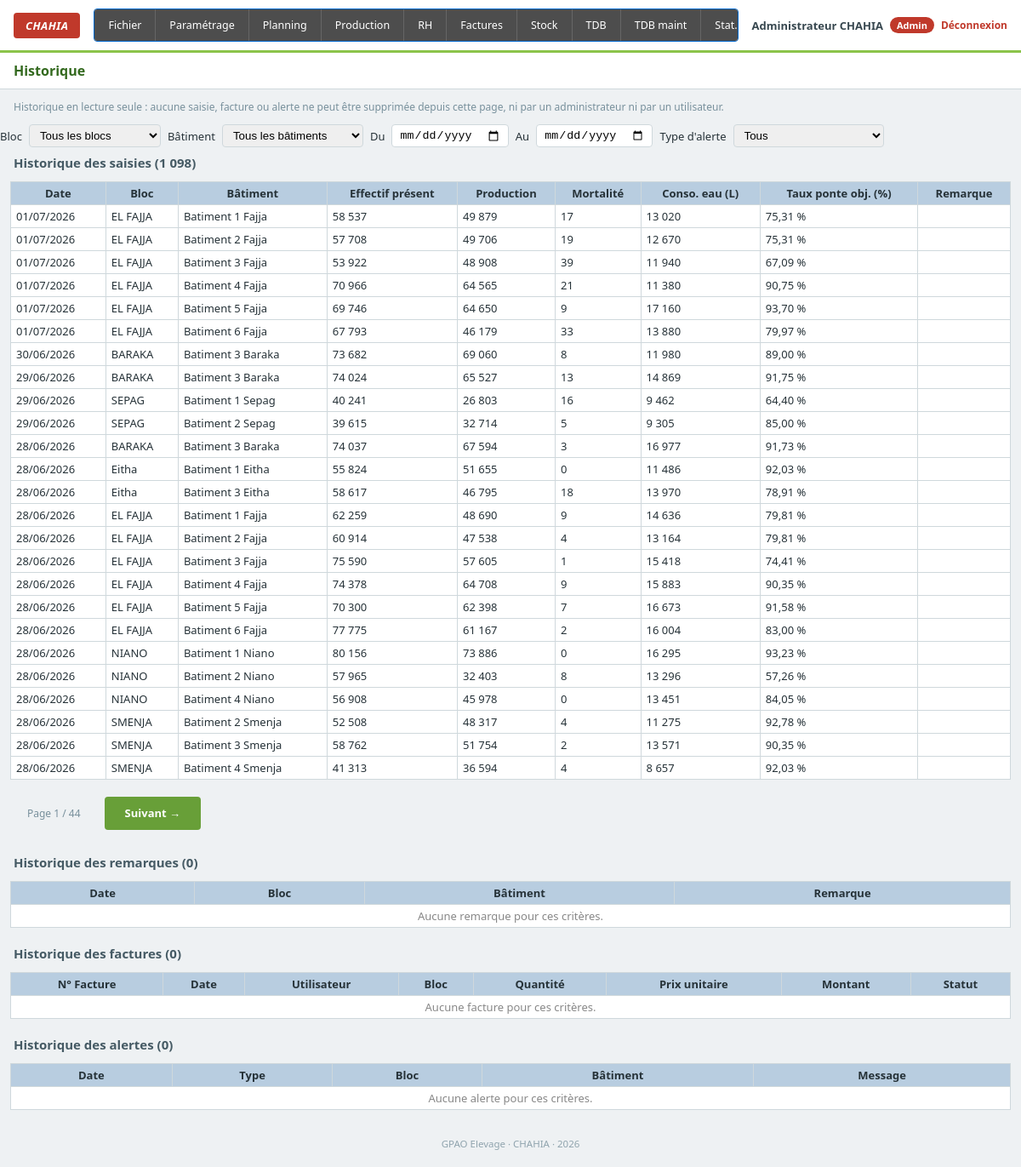
The app's page /historique.php (signed in) with its own data.
### tables this page shows
CREATE TABLE saisies (
    id                        INT AUTO_INCREMENT PRIMARY KEY,
    batiment_id               INT NOT NULL,
    date_saisie                DATE NOT NULL,
    effectif_present           INT DEFAULT 0,
    taux_ponte_objectif        DECIMAL(6,2) DEFAULT 0,
    production_totale          INT DEFAULT 0,
    consommation_eau           DECIMAL(10,2) DEFAULT 0,
    consommation_aliment       DECIMAL(10,2) DEFAULT 0,
    consommation_electricite   DECIMAL(10,2) DEFAULT 0,
    mortalite                  INT DEFAULT 0,
    reforme_tri                 INT DEFAULT 0,
    pc_pct                     DECIMAL(6,2) DEFAULT 0,
    sale_pct                   DECIMAL(6,2) DEFAULT 0,
    casse_vendue_pct           DECIMAL(6,2) DEFAULT 0,
    casse_non_vendue_pct       DECIMAL(6,2) DEFAULT 0,
    temp_min                   DECIMAL(5,2) NULL,
    temp_max                   DECIMAL(5,2) NULL,
    humidite                   DECIMAL(5,2) NULL,
    nombre_ouvriers            INT DEFAULT 0,
    poids_moyen_oeuf           DECIMAL(6,2) NULL,
    consommation_alveole       INT DEFAULT 0,
    remarque                   VARCHAR(255) NULL,
    UNIQUE KEY uk_batiment_date (batiment_id, date_saisie),
    FOREIGN KEY (batiment_id) REFERENCES batiments(id) ON DELETE CASCADE
);

CREATE TABLE blocs (
    id                     INT AUTO_INCREMENT PRIMARY KEY,
    exercice               INT NOT NULL,
    speculation            VARCHAR(30) DEFAULT 'Pondeuse',
    nom                    VARCHAR(100) NOT NULL,
    lot_code               VARCHAR(30)  NOT NULL,
    superficie             INT DEFAULT 0,
    effectif_entree        INT DEFAULT 0,
    date_debut_nettoyage   DATE NULL,
    date_entree_effectif   DATE NULL,
    date_cloture           DATE NULL,
    etat                   VARCHAR(20) DEFAULT 'EN COURS',
    valide                 TINYINT(1) DEFAULT 0,
    UNIQUE KEY uk_lot_code (lot_code)
);

CREATE TABLE batiments (
    id               INT AUTO_INCREMENT PRIMARY KEY,
    nom              VARCHAR(100) NOT NULL,
    bloc_id          INT NOT NULL,
    age_semaines     INT DEFAULT 0,
    souche           VARCHAR(50)  DEFAULT 'LOHMANN',
    effectif_depart  INT DEFAULT 0,
    FOREIGN KEY (bloc_id) REFERENCES blocs(id) ON DELETE CASCADE
);

### includes/auth.php (called while the page is built, shortened)
<?php
function estConnecte(): bool
{
    return isset($_SESSION['user']);
}
function estAdmin(): bool
{
    return estConnecte() && $_SESSION['user']['role'] === 'admin';
}

### functions.php (called while the page is built, shortened)
<?php
function fmtNum($v): string
{
    return number_format((float)$v, 0, ',', ' ');
}
function fmtPct($v): string
{
    return number_format((float)$v, 2, ',', ' ') . ' %';
}

### historique.php (the view, shortened to what this page needs)
<?php
require_once 'config.php';
require_once 'includes/auth.php';
require_once 'functions.php';
$user = utilisateurConnecte();
$blocIdFiltre = estAdmin() && isset($_GET['bloc_id']) && $_GET['bloc_id'] !== '' ? (int)$_GET['bloc_id'] : null;
$blocEffectif = estAdmin() ? $blocIdFiltre : (int)$user['bloc_id'];
$dateDebut = $_GET['date_debut'] ?? '';
$dateFin   = $_GET['date_fin'] ?? '';
$nomBlocUtilisateur = '';
$batimentsListe = [];
if ($blocEffectif) {
    $stmtBat = $pdo->prepare("SELECT id, nom FROM batiments WHERE bloc_id = ? ORDER BY nom");
    $stmtBat->execute([$blocEffectif]);
    $batimentsListe = $stmtBat->fetchAll();
} elseif (estAdmin()) {
    $batimentsListe = $pdo->query("SELECT id, nom, bloc_id FROM batiments ORDER BY nom")->fetchAll();
}
$condS = [];
$paramsS = [];
$whereS = $condS ? ('WHERE ' . implode(' AND ', $condS)) : '';
$stmtCountS = $pdo->prepare("
    SELECT COUNT(*) FROM saisies s JOIN batiments b ON b.id = s.batiment_id JOIN blocs bl ON bl.id = b.bloc_id $whereS
");
$stmtCountS->execute($paramsS);
$totalSaisies = (int)$stmtCountS->fetchColumn();
$totalPagesS  = max(1, (int)ceil($totalSaisies / PAR_PAGE));
$pageS = max(1, min($totalPagesS, (int)($_GET['page_s'] ?? 1)));
$offsetS = ($pageS - 1) * PAR_PAGE;
$stmtS = $pdo->prepare("
    SELECT s.*, b.nom AS batiment_nom, bl.id AS bloc_id, bl.nom AS bloc_nom
    FROM saisies s
    JOIN batiments b ON b.id = s.batiment_id
    JOIN blocs bl ON bl.id = b.bloc_id
    $whereS
    ORDER BY s.date_saisie DESC, bl.nom, b.nom
    LIMIT " . PAR_PAGE . " OFFSET $offsetS
");
$stmtS->execute($paramsS);
$saisiesListe = $stmtS->fetchAll();
$remarquesListe = [];
$totalRemarques = 0;
if (estAdmin()) {
    $condR = ["s.remarque IS NOT NULL", "s.remarque <> ''"];
    $paramsR = [];
    $whereR = 'WHERE ' . implode(' AND ', $condR);
    $stmtCountR = $pdo->prepare("
        SELECT COUNT(*) FROM saisies s JOIN batiments b ON b.id = s.batiment_id JOIN blocs bl ON bl.id = b.bloc_id $whereR
    ");
    $stmtCountR->execute($paramsR);
    $totalRemarques = (int)$stmtCountR->fetchColumn();
    $totalPagesR = max(1, (int)ceil($totalRemarques / PAR_PAGE));
    $pageR = max(1, min($totalPagesR, (int)($_GET['page_r'] ?? 1)));
    $offsetR = ($pageR - 1) * PAR_PAGE;
    $stmtR = $pdo->prepare("
        SELECT s.date_saisie, s.remarque, b.nom AS batiment_nom, bl.nom AS bloc_nom
        FROM saisies s
        JOIN batiments b ON b.id = s.batiment_id
        JOIN blocs bl ON bl.id = b.bloc_id
        $whereR
        ORDER BY s.date_saisie DESC, bl.nom, b.nom
        LIMIT " . PAR_PAGE . " OFFSET $offsetR
    ");
    $stmtR->execute($paramsR);
    $remarquesListe = $stmtR->fetchAll();
}
$condF = [];
$paramsF = [];
$whereF = $condF ? ('WHERE ' . implode(' AND ', $condF)) : '';
$stmtCountF = $pdo->prepare("SELECT COUNT(*) FROM factures f $whereF");
$stmtCountF->execute($paramsF);
$totalFactures = (int)$stmtCountF->fetchColumn();
$totalPagesF   = max(1, (int)ceil($totalFactures / PAR_PAGE));
$pageF = max(1, min($totalPagesF, (int)($_GET['page_f'] ?? 1)));
$offsetF = ($pageF - 1) * PAR_PAGE;
$stmtF = $pdo->prepare("
    SELECT f.*, u.nom_complet, bl.nom AS bloc_nom
    FROM factures f
    JOIN utilisateurs u ON u.id = f.utilisateur_id
    JOIN blocs bl ON bl.id = f.bloc_id
    $whereF
    ORDER BY f.date_facture DESC, f.id DESC
    LIMIT " . PAR_PAGE . " OFFSET $offsetF
");
$stmtF->execute($paramsF);
$facturesListe = $stmtF->fetchAll();
$condA = [];
$paramsA = [];
$whereA = $condA ? ('WHERE ' . implode(' AND ', $condA)) : '';
$stmtCountA = $pdo->prepare("SELECT COUNT(*) FROM alertes a $whereA");
$stmtCountA->execute($paramsA);
$totalAlertes = (int)$stmtCountA->fetchColumn();
$totalPagesA  = max(1, (int)ceil($totalAlertes / PAR_PAGE));
$pageA = max(1, min($totalPagesA, (int)($_GET['page_a'] ?? 1)));
$offsetA = ($pageA - 1) * PAR_PAGE;
$stmtA = $pdo->prepare("
    SELECT a.*, bl.nom AS bloc_nom, b.nom AS batiment_nom
    FROM alertes a
    JOIN blocs bl ON bl.id = a.bloc_id
    LEFT JOIN batiments b ON b.id = a.batiment_id
    $whereA
    ORDER BY a.date_creation DESC
    LIMIT " . PAR_PAGE . " OFFSET $offsetA
");
$stmtA->execute($paramsA);
$alertesListe = $stmtA->fetchAll();
function urlHistorique(array $override): string
{
    $params = array_merge($_GET, $override);
    return 'historique.php?' . http_build_query($params);
}
require_once 'includes/header.php';
?>
<div class="page-header">
    <h1>Historique<?= estAdmin() ? '' : ' — ' . htmlspecialchars($nomBlocUtilisateur) ?></h1>
</div>
<p class="hint">Historique en lecture seule : aucune saisie, facture ou alerte ne peut être supprimée depuis cette page, ni par un administrateur ni par un utilisateur.</p>
<form method="get" class="date-filter">
    <?php if (estAdmin()): ?>
    <label>Bloc</label>
    <select name="bloc_id" onchange="this.form.submit()">
        <option value="">Tous les blocs</option>
    </select>
    <?php endif; ?>
    <label>Bâtiment</label>
    <select name="batiment_id" onchange="this.form.submit()" <?= $batimentsListe ? '' : 'disabled' ?>>
        <option value="">Tous les bâtiments</option>
    </select>
    <label>Du</label>
    <input type="date" name="date_debut" value="<?= htmlspecialchars($dateDebut) ?>" onchange="this.form.submit()">
    <label>Au</label>
    <input type="date" name="date_fin" value="<?= htmlspecialchars($dateFin) ?>" onchange="this.form.submit()">
    <label>Type d'alerte</label>
    <select name="type_alerte" onchange="this.form.submit()">
        <option value="">Tous</option>
    </select>
</form>
<h2 class="section-title">Historique des saisies (<?= fmtNum($totalSaisies) ?>)</h2>
<div class="table-wrapper">
<table class="tdb">
<thead>
<tr>
    <th>Date</th><th>Bloc</th><th>Bâtiment</th>
    <th>Effectif présent</th><th>Production</th><th>Mortalité</th>
    <th>Conso. eau (L)</th><th>Taux ponte obj. (%)</th><th>Remarque</th>
</tr>
</thead>
<tbody>
<?php foreach ($saisiesListe as $s): ?>
    <tr>
        <td><?= date('d/m/Y', strtotime($s['date_saisie'])) ?></td>
        <td><?= htmlspecialchars($s['bloc_nom']) ?></td>
        <td><?= htmlspecialchars($s['batiment_nom']) ?></td>
        <td class="num"><?= fmtNum($s['effectif_present']) ?></td>
        <td class="num"><?= fmtNum($s['production_totale']) ?></td>
        <td class="num"><?= fmtNum($s['mortalite']) ?></td>
        <td class="num"><?= fmtNum($s['consommation_eau']) ?></td>
        <td class="num"><?= fmtPct($s['taux_ponte_objectif']) ?></td>
        <td><?= htmlspecialchars($s['remarque'] ?? '') ?></td>
    </tr>
<?php endforeach; ?>
</tbody>
</table>
</div>
<?php if ($totalPagesS > 1): ?>
<div class="pagination">
    <span class="hint">Page <?= $pageS ?> / <?= $totalPagesS ?></span>
    <?php if ($pageS < $totalPagesS): ?><a class="btn-saisie" href="<?= urlHistorique(['page_s' => $pageS + 1]) ?>">Suivant →</a><?php endif; ?>
</div>
<?php endif; ?>
<?php if (estAdmin()): ?>
<h2 class="section-title">Historique des remarques (<?= fmtNum($totalRemarques) ?>)</h2>
<div class="table-wrapper">
<table class="tdb">
<thead>
<tr>
    <th>Date</th><th>Bloc</th><th>Bâtiment</th><th>Remarque</th>
</tr>
</thead>
<tbody>
<?php if (!$remarquesListe): ?>
    <tr><td colspan="4" style="text-align:center;color:#888;">Aucune remarque pour ces critères.</td></tr>
<?php endif; ?>
</tbody>
</table>
</div>
<?php endif; ?>
<h2 class="section-title">Historique des factures (<?= fmtNum($totalFactures) ?>)</h2>
<div class="table-wrapper">
<table class="tdb">
<thead>
<tr>
    <th>N° Facture</th><th>Date</th>
    <?php if (estAdmin()): ?><th>Utilisateur</th><?php endif; ?>
    <th>Bloc</th><th>Quantité</th><th>Prix unitaire</th><th>Montant</th><th>Statut</th>
</tr>
</thead>
<tbody>
<?php if (!$facturesListe): ?>
    <tr><td colspan="<?= estAdmin() ? 8 : 7 ?>" style="text-align:center;color:#888;">Aucune facture pour ces critères.</td></tr>
<?php endif; ?>
</tbody>
</table>
</div>
<h2 class="section-title" id="alertes">Historique des alertes (<?= fmtNum($totalAlertes) ?>)</h2>
<div class="table-wrapper">
<table class="tdb">
<thead>
<tr>
    <th>Date</th><th>Type</th><th>Bloc</th><th>Bâtiment</th><th>Message</th>
</tr>
</thead>
<tbody>
<?php if (!$alertesListe): ?>
    <tr><td colspan="5" style="text-align:center;color:#888;">Aucune alerte pour ces critères.</td></tr>
<?php endif; ?>
</tbody>
</table>
</div>
<?php require_once 'includes/footer.php'; ?>

### assets/style.css (style rules this page uses)
:root { --vert: #8bc34a; --vert-fonce: #689f38; --bleu-entete: #b8cde0; --bleu-sous-entete: #d6e4ef; --bleu-total-centre: #a9c9e0; --bleu-total-societe: #7fa9cc; --rouge: #c62828; --vert-positif: #2e7d32; --gris-bord: #cfd8dc; --gris-ligne-alt: #f7f9fa; }
* { box-sizing: border-box; }
body { font-family: 'Segoe UI', Tahoma, Arial, sans-serif; margin: 0; background: #eef1f3; color: #263238; font-size: 13px; }
.page-header { display: flex; align-items: center; justify-content: space-between; flex-wrap: wrap; gap: 10px; background: #fff; padding: 10px 16px; border-bottom: 1px solid var(--gris-bord); }
.page-header h1 { font-size: 16px; margin: 0; color: #33691e; }
.date-filter { display: flex; align-items: center; gap: 8px; flex-wrap: wrap; }
.date-filter select, .date-filter input { padding: 4px 8px; border: 1px solid var(--gris-bord); border-radius: 4px; }
.btn-saisie { background: var(--vert-fonce); color: #fff; text-decoration: none; padding: 10px 24px; border-radius: 4px; font-weight: 700; white-space: nowrap; display: inline-block; border: none; cursor: pointer; font-size: 13px; text-align: center; line-height: 1.4; }
.table-wrapper { overflow-x: auto; padding: 12px; }
table.tdb { border-collapse: collapse; width: 100%; min-width: 900px; background: #fff; }
table.tdb th, table.tdb td { border: 1px solid var(--gris-bord); padding: 4px 6px; text-align: left; white-space: nowrap; }
table.tdb thead tr th { background: var(--bleu-entete); text-align: center; font-weight: 700; }
td.num, th.num { text-align: right; font-variant-numeric: tabular-nums; }
.section-title { padding: 0 16px; margin: 8px 0 0; color: #455a64; font-size: 15px; }
.hint { padding: 0 16px; color: #78909c; font-size: 12px; }
.pagination { display: flex; align-items: center; gap: 12px; padding: 8px 16px 20px; }

### records on screen
saisies: date_saisie "01/07/2026", blocs.nom "EL FAJJA", batiment.nom "Batiment 1 Fajja", effectif_present "58 537", production_totale "49 879", mortalite "17", consommation_eau "13 020", taux_ponte_objectif "75,31 %"
saisies: date_saisie "01/07/2026", blocs.nom "EL FAJJA", batiment.nom "Batiment 2 Fajja", effectif_present "57 708", production_totale "49 706", mortalite "19", consommation_eau "12 670", taux_ponte_objectif "75,31 %"
saisies: date_saisie "01/07/2026", blocs.nom "EL FAJJA", batiment.nom "Batiment 3 Fajja", effectif_present "53 922", production_totale "48 908", mortalite "39", consommation_eau "11 940", taux_ponte_objectif "67,09 %"
saisies: date_saisie "01/07/2026", blocs.nom "EL FAJJA", batiment.nom "Batiment 4 Fajja", effectif_present "70 966", production_totale "64 565", mortalite "21", consommation_eau "11 380", taux_ponte_objectif "90,75 %"
saisies: date_saisie "01/07/2026", blocs.nom "EL FAJJA", batiment.nom "Batiment 5 Fajja", effectif_present "69 746", production_totale "64 650", mortalite "9", consommation_eau "17 160", taux_ponte_objectif "93,70 %"
saisies: date_saisie "01/07/2026", blocs.nom "EL FAJJA", batiment.nom "Batiment 6 Fajja", effectif_present "67 793", production_totale "46 179", mortalite "33", consommation_eau "13 880", taux_ponte_objectif "79,97 %"
saisies: date_saisie "30/06/2026", blocs.nom "BARAKA", batiment.nom "Batiment 3 Baraka", effectif_present "73 682", production_totale "69 060", mortalite "8", consommation_eau "11 980", taux_ponte_objectif "89,00 %"
saisies: date_saisie "29/06/2026", blocs.nom "BARAKA", batiment.nom "Batiment 3 Baraka", effectif_present "74 024", production_totale "65 527", mortalite "13", consommation_eau "14 869", taux_ponte_objectif "91,75 %"
saisies: date_saisie "29/06/2026", blocs.nom "SEPAG", batiment.nom "Batiment 1 Sepag", effectif_present "40 241", production_totale "26 803", mortalite "16", consommation_eau "9 462", taux_ponte_objectif "64,40 %"
saisies: date_saisie "29/06/2026", blocs.nom "SEPAG", batiment.nom "Batiment 2 Sepag", effectif_present "39 615", production_totale "32 714", mortalite "5", consommation_eau "9 305", taux_ponte_objectif "85,00 %"
saisies: date_saisie "28/06/2026", blocs.nom "BARAKA", batiment.nom "Batiment 3 Baraka", effectif_present "74 037", production_totale "67 594", mortalite "3", consommation_eau "16 977", taux_ponte_objectif "91,73 %"
saisies: date_saisie "28/06/2026", blocs.nom "Eitha", batiment.nom "Batiment 1 Eitha", effectif_present "55 824", production_totale "51 655", mortalite "0", consommation_eau "11 486", taux_ponte_objectif "92,03 %"
saisies: date_saisie "28/06/2026", blocs.nom "Eitha", batiment.nom "Batiment 3 Eitha", effectif_present "58 617", production_totale "46 795", mortalite "18", consommation_eau "13 970", taux_ponte_objectif "78,91 %"
saisies: date_saisie "28/06/2026", blocs.nom "EL FAJJA", batiment.nom "Batiment 1 Fajja", effectif_present "62 259", production_totale "48 690", mortalite "9", consommation_eau "14 636", taux_ponte_objectif "79,81 %"
saisies: date_saisie "28/06/2026", blocs.nom "EL FAJJA", batiment.nom "Batiment 2 Fajja", effectif_present "60 914", production_totale "47 538", mortalite "4", consommation_eau "13 164", taux_ponte_objectif "79,81 %"
saisies: date_saisie "28/06/2026", blocs.nom "EL FAJJA", batiment.nom "Batiment 3 Fajja", effectif_present "75 590", production_totale "57 605", mortalite "1", consommation_eau "15 418", taux_ponte_objectif "74,41 %"
saisies: date_saisie "28/06/2026", blocs.nom "EL FAJJA", batiment.nom "Batiment 4 Fajja", effectif_present "74 378", production_totale "64 708", mortalite "9", consommation_eau "15 883", taux_ponte_objectif "90,35 %"
saisies: date_saisie "28/06/2026", blocs.nom "EL FAJJA", batiment.nom "Batiment 5 Fajja", effectif_present "70 300", production_totale "62 398", mortalite "7", consommation_eau "16 673", taux_ponte_objectif "91,58 %"
saisies: date_saisie "28/06/2026", blocs.nom "EL FAJJA", batiment.nom "Batiment 6 Fajja", effectif_present "77 775", production_totale "61 167", mortalite "2", consommation_eau "16 004", taux_ponte_objectif "83,00 %"
saisies: date_saisie "28/06/2026", blocs.nom "NIANO", batiment.nom "Batiment 1 Niano", effectif_present "80 156", production_totale "73 886", mortalite "0", consommation_eau "16 295", taux_ponte_objectif "93,23 %"
saisies: date_saisie "28/06/2026", blocs.nom "NIANO", batiment.nom "Batiment 2 Niano", effectif_present "57 965", production_totale "32 403", mortalite "8", consommation_eau "13 296", taux_ponte_objectif "57,26 %"
saisies: date_saisie "28/06/2026", blocs.nom "NIANO", batiment.nom "Batiment 4 Niano", effectif_present "56 908", production_totale "45 978", mortalite "0", consommation_eau "13 451", taux_ponte_objectif "84,05 %"
saisies: date_saisie "28/06/2026", blocs.nom "SMENJA", batiment.nom "Batiment 2 Smenja", effectif_present "52 508", production_totale "48 317", mortalite "4", consommation_eau "11 275", taux_ponte_objectif "92,78 %"
saisies: date_saisie "28/06/2026", blocs.nom "SMENJA", batiment.nom "Batiment 3 Smenja", effectif_present "58 762", production_totale "51 754", mortalite "2", consommation_eau "13 571", taux_ponte_objectif "90,35 %"
saisies: date_saisie "28/06/2026", blocs.nom "SMENJA", batiment.nom "Batiment 4 Smenja", effectif_present "41 313", production_totale "36 594", mortalite "4", consommation_eau "8 657", taux_ponte_objectif "92,03 %"

### other values on screen
$label "Fichier"
$label "Paramétrage"
$label "Planning"
$label "Production"
$label "RH"
$label "Factures"
$label "Stock"
$label "TDB"
$label "TDB maint"
$label "Stat.…"
$user['nom_complet'] "Administrateur CHAHIA"
fmtNum($totalSaisies) "1 098"
$pageS "1"
$totalPagesS "44"
fmtNum($totalRemarques) "0"
